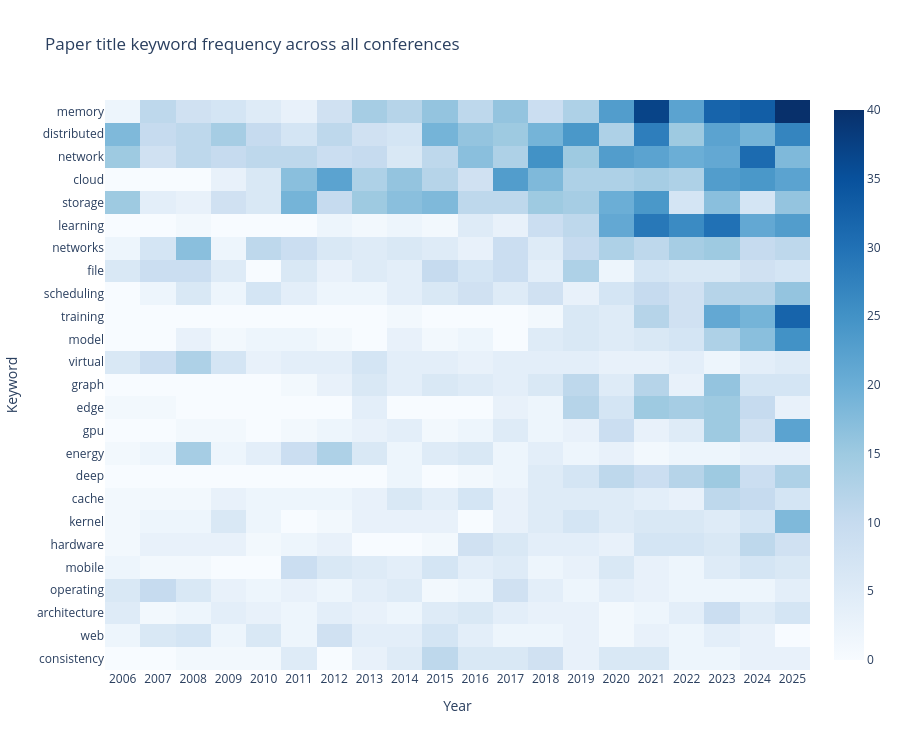

Here is the notebook cell this chart was saved with:
### Markdown cell above
## 2 · Paper title keyword heatmap

### Code cell
matrix = keyword_heatmap_matrix(editions, top_n=25)

fig = go.Figure(go.Heatmap(
    z=matrix.values,
    x=[str(y) for y in matrix.columns],
    y=matrix.index.tolist(),
    colorscale="Blues",
    hovertemplate="Keyword: %{y}<br>Year: %{x}<br>Count: %{z}<extra></extra>",
))
fig.update_layout(
    title="Paper title keyword frequency across all conferences",
    xaxis_title="Year",
    yaxis_title="Keyword",
    height=750,
    yaxis=dict(autorange="reversed"),
)
fig.show()

### Figure 1 — Plotly figure (JSON) as saved in the notebook; plotly's stock layout.template omitted (floating-point values rounded to 4 significant figures; data arrays with more than 128 entries replaced by an {"elided": "..."} marker saying what was removed)
{"data": [{"colorscale": [[0, "rgb(247,251,255)"], [0.125, "rgb(222,235,247)"], [0.25, "rgb(198,219,239)"], [0.375, "rgb(158,202,225)"], [0.5, "rgb(107,174,214)"], [0.625, "rgb(66,146,198)"], [0.75, "rgb(33,113,181)"], [0.875, "rgb(8,81,156)"], [1, "rgb(8,48,107)"]], "hovertemplate": "Keyword: %{y}<br>Year: %{x}<br>Count: %{z}<extra></extra>", "type": "heatmap", "x": ["2006", "2007", "2008", "2009", "2010", "2011", "2012", "2013", "2014", "2015", "2016", "2017", "2018", "2019", "2020", "2021", "2022", "2023", "2024", "2025"], "y": ["memory", "distributed", "network", "cloud", "storage", "learning", "networks", "file", "scheduling", "training", "model", "virtual", "graph", "edge", "gpu", "energy", "deep", "cache", "kernel", "hardware", "mobile", "operating", "architecture", "web", "consistency"], "z": {"elided": "25x20 int values"}}], "layout": {"height": 750, "title": {"text": "Paper title keyword frequency across all conferences"}, "xaxis": {"title": {"text": "Year"}}, "yaxis": {"autorange": "reversed", "title": {"text": "Keyword"}}}}
